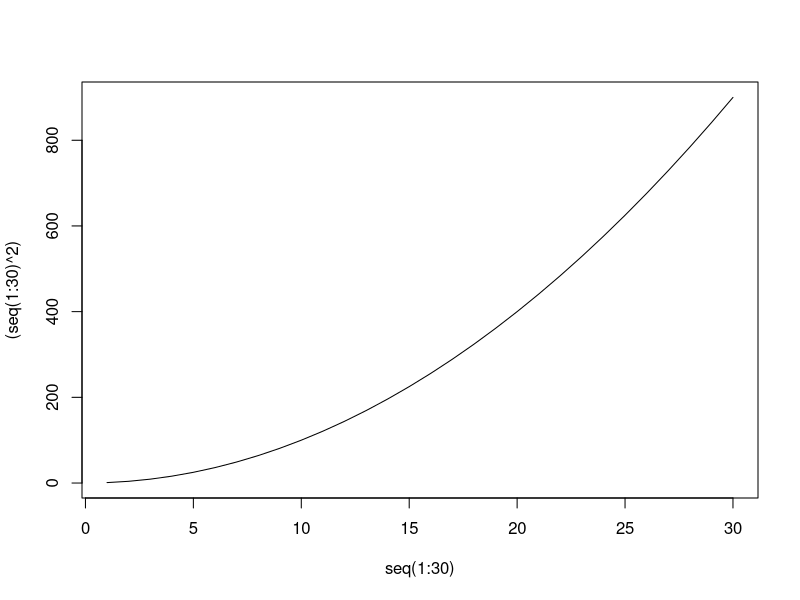
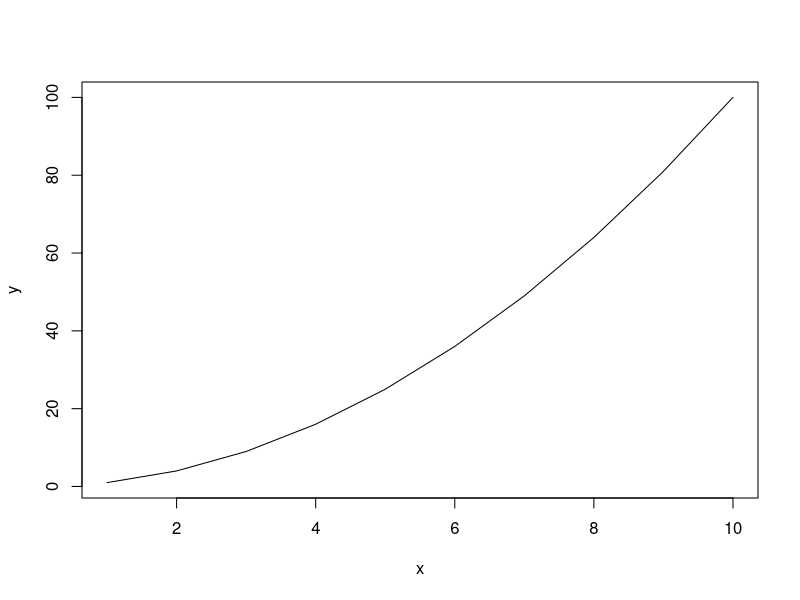

The R source for these figures, in order: (Note: this script raises an error after producing the figures.)
# this is a test file
# for practicing branches in git 

# load libraries
library(ggplot2)

plot(seq(1:30), (seq(1:30)^2), type='l')

square <- function(x) {
  # inputs: x is a vector of values to be squared
  y <- x^2
  return(y)
}

# example:
x <- seq(1:10)
y <- square(x)
plot(x, y, type = 'l')


# for erin's review -------------------------------------------------------

# practicing a pull request
# adding a new function here to generalize the power function

my_power_function <- function(values, exponent) {
  # inputs are a vector of values and an exponent
  output <- values^exponent
  return(output)
}

# test new power function
cubed <- my_power_function(x, 3)
ggplot(aes(x=x, y=cubed)) + geom_line()
